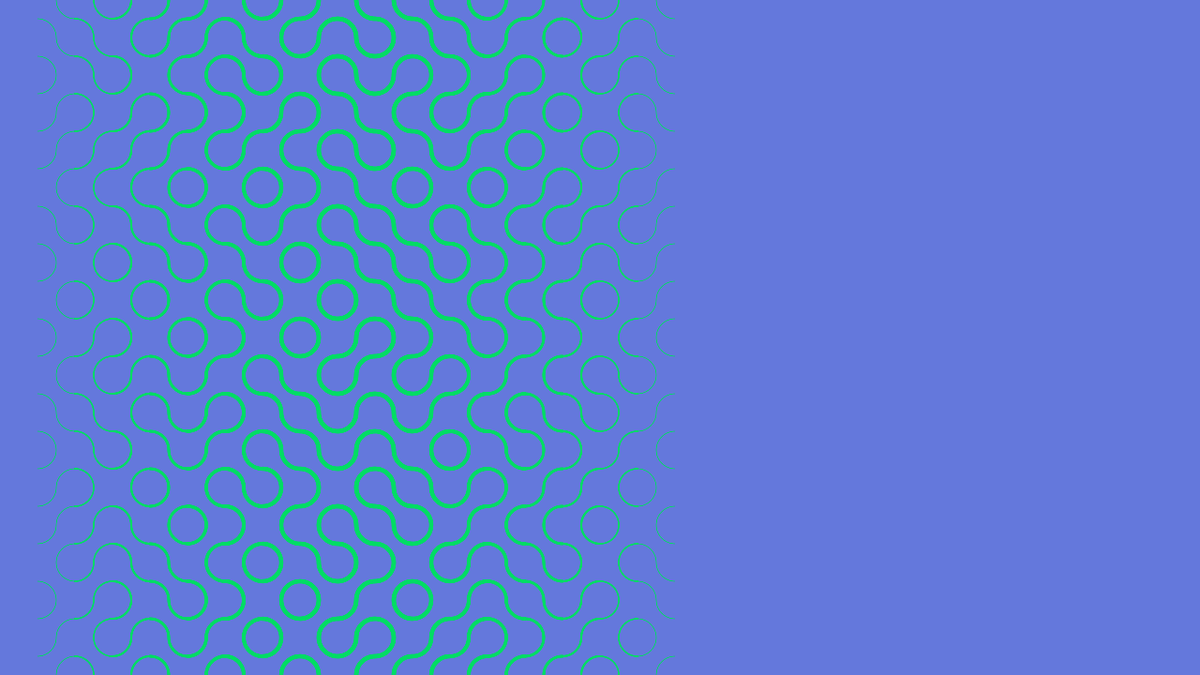
Frame 1 (no input)
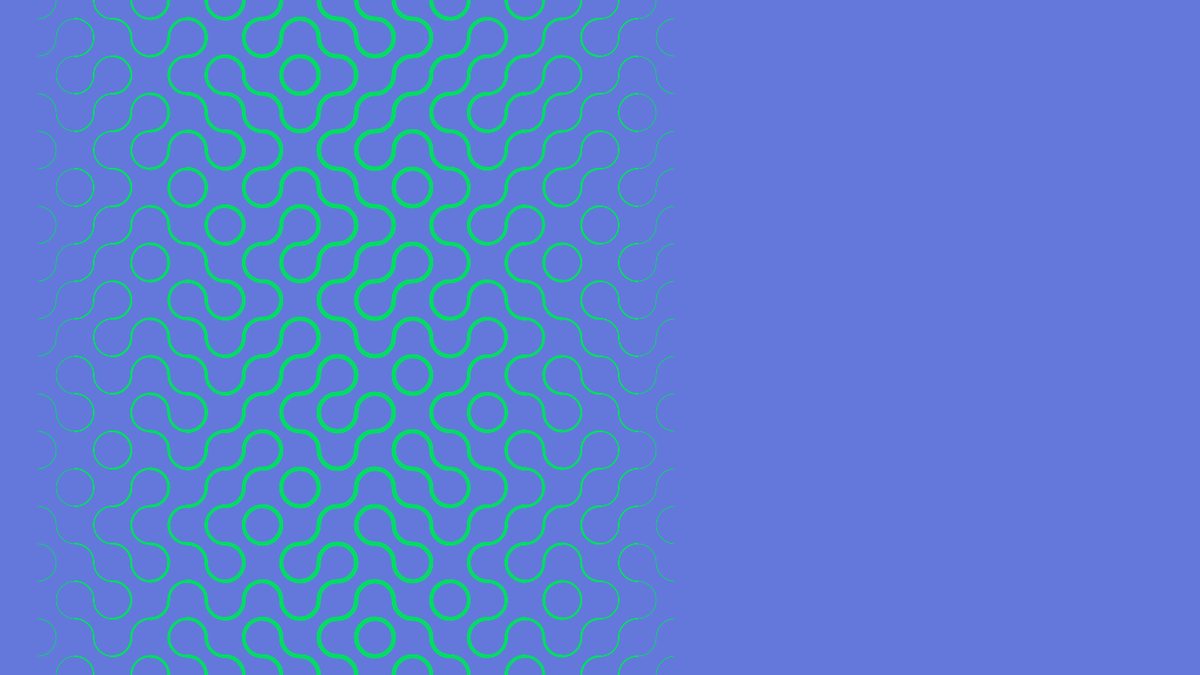
Frame 2 (the mouse pressed at the canvas centre, redrawn once)

The p5.js sketch that drew these frames (run headless with seeded random() and noise() and a simulated clock; the mouse was pressed at the canvas centre and the sketch redrawn once):

// p5.js sketch
// ── sketch.js
let cellSize = 40

function setup() {
  createCanvas(1280, 720);
  angleMode(DEGREES)
  pixelDensity(4)
  noLoop()
}

function draw() {
  background(100,120,220);
  for(i=0;i<width;i+=cellSize){
    for(j=0;j<height;j+=cellSize){
    listCell = random([drawCellA,
    drawCellB])
      strokeWeight(sin(i/4)*5)
      stroke(i/200,220,100)
      listCell(i,j)

    }
  }
  
}

function drawCellA(x,y){
  push()  
  noFill()
  translate(x,y)
  arc(0,0,cellSize,cellSize,0,90)
  arc(cellSize,cellSize,cellSize,cellSize,180,270)
  pop()
}

function drawCellB(x,y){
  push()
  noFill()
  translate(x,y)
  arc(cellSize,0,cellSize,cellSize,90,180)
  arc(0,cellSize,cellSize,cellSize,270,360)
  pop()
}
